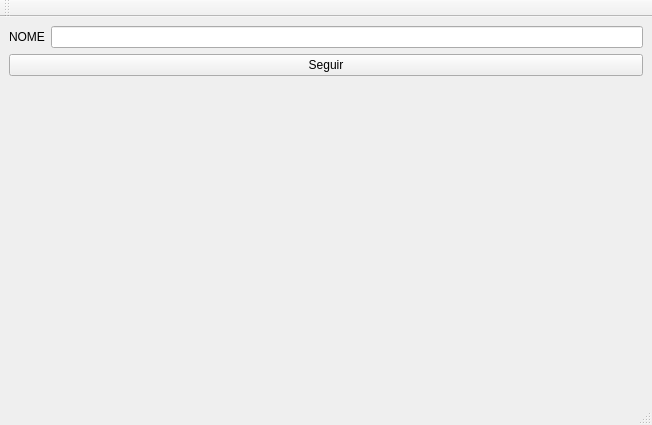
<?xml version="1.0" encoding="UTF-8"?>
<ui version="4.0">
 <class>MainWindow</class>
 <widget class="QMainWindow" name="MainWindow">
  <property name="geometry">
   <rect>
    <x>0</x>
    <y>0</y>
    <width>652</width>
    <height>425</height>
   </rect>
  </property>
  <property name="windowTitle">
   <string>MainWindow</string>
  </property>
  <widget class="QWidget" name="centralwidget">
   <layout class="QGridLayout" name="gridLayout">
    <item row="0" column="0">
     <layout class="QFormLayout" name="formLayout">
      <item row="0" column="0">
       <widget class="QLabel" name="label">
        <property name="text">
         <string>NOME</string>
        </property>
       </widget>
      </item>
      <item row="0" column="1">
       <widget class="QLineEdit" name="lineEdit"/>
      </item>
      <item row="1" column="0" colspan="2">
       <widget class="QPushButton" name="pushButton">
        <property name="text">
         <string>Seguir</string>
        </property>
       </widget>
      </item>
     </layout>
    </item>
   </layout>
  </widget>
  <widget class="QMenuBar" name="menubar">
   <property name="geometry">
    <rect>
     <x>0</x>
     <y>0</y>
     <width>652</width>
     <height>21</height>
    </rect>
   </property>
  </widget>
  <widget class="QStatusBar" name="statusbar"/>
  <widget class="QToolBar" name="toolBar">
   <property name="windowTitle">
    <string>toolBar</string>
   </property>
   <attribute name="toolBarArea">
    <enum>TopToolBarArea</enum>
   </attribute>
   <attribute name="toolBarBreak">
    <bool>false</bool>
   </attribute>
  </widget>
 </widget>
 <resources/>
 <connections/>
</ui>
